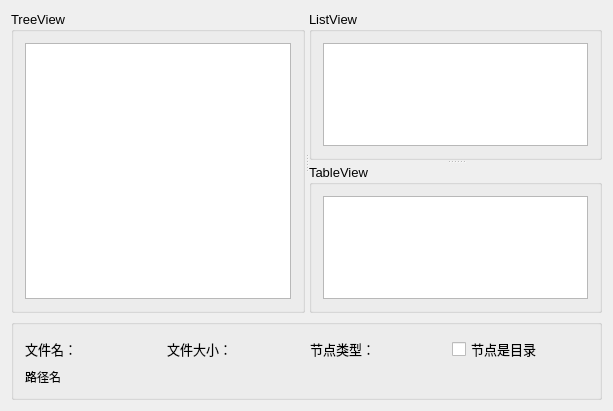
<?xml version="1.0" encoding="UTF-8"?>
<ui version="4.0">
 <class>MainWindow</class>
 <widget class="QMainWindow" name="MainWindow">
  <property name="geometry">
   <rect>
    <x>0</x>
    <y>0</y>
    <width>613</width>
    <height>411</height>
   </rect>
  </property>
  <property name="windowTitle">
   <string>MainWindow</string>
  </property>
  <widget class="QWidget" name="centralWidget">
   <layout class="QVBoxLayout" name="verticalLayout_5">
    <item>
     <widget class="QSplitter" name="splitter_2">
      <property name="orientation">
       <enum>Qt::Horizontal</enum>
      </property>
      <widget class="QGroupBox" name="groupBox">
       <property name="font">
        <font>
         <pointsize>10</pointsize>
        </font>
       </property>
       <property name="title">
        <string>TreeView</string>
       </property>
       <layout class="QVBoxLayout" name="verticalLayout_3">
        <item>
         <widget class="QTreeView" name="treeView"/>
        </item>
       </layout>
      </widget>
      <widget class="QSplitter" name="splitter">
       <property name="orientation">
        <enum>Qt::Vertical</enum>
       </property>
       <widget class="QGroupBox" name="groupBox_2">
        <property name="font">
         <font>
          <pointsize>10</pointsize>
         </font>
        </property>
        <property name="title">
         <string>ListView</string>
        </property>
        <layout class="QVBoxLayout" name="verticalLayout_2">
         <item>
          <widget class="QListView" name="listView"/>
         </item>
        </layout>
       </widget>
       <widget class="QGroupBox" name="groupBox_3">
        <property name="font">
         <font>
          <pointsize>10</pointsize>
         </font>
        </property>
        <property name="title">
         <string>TableView</string>
        </property>
        <layout class="QVBoxLayout" name="verticalLayout">
         <item>
          <widget class="QTableView" name="tableView"/>
         </item>
        </layout>
       </widget>
      </widget>
     </widget>
    </item>
    <item>
     <widget class="QGroupBox" name="groupBox_4">
      <layout class="QVBoxLayout" name="verticalLayout_4">
       <item>
        <layout class="QHBoxLayout" name="horizontalLayout">
         <item>
          <widget class="QLabel" name="LabFileName">
           <property name="font">
            <font>
             <pointsize>10</pointsize>
            </font>
           </property>
           <property name="text">
            <string>文件名：</string>
           </property>
          </widget>
         </item>
         <item>
          <widget class="QLabel" name="LabFileSize">
           <property name="font">
            <font>
             <pointsize>10</pointsize>
            </font>
           </property>
           <property name="text">
            <string>文件大小：</string>
           </property>
          </widget>
         </item>
         <item>
          <widget class="QLabel" name="LabType">
           <property name="font">
            <font>
             <pointsize>10</pointsize>
            </font>
           </property>
           <property name="text">
            <string>节点类型：</string>
           </property>
          </widget>
         </item>
         <item>
          <widget class="QCheckBox" name="chkIsDir">
           <property name="font">
            <font>
             <pointsize>10</pointsize>
            </font>
           </property>
           <property name="text">
            <string>节点是目录</string>
           </property>
          </widget>
         </item>
        </layout>
       </item>
       <item>
        <widget class="QLabel" name="LabPath">
         <property name="text">
          <string>路径名</string>
         </property>
        </widget>
       </item>
      </layout>
     </widget>
    </item>
   </layout>
  </widget>
  <widget class="QMenuBar" name="menuBar">
   <property name="geometry">
    <rect>
     <x>0</x>
     <y>0</y>
     <width>613</width>
     <height>23</height>
    </rect>
   </property>
  </widget>
 </widget>
 <layoutdefault spacing="6" margin="11"/>
 <resources/>
 <connections/>
</ui>
